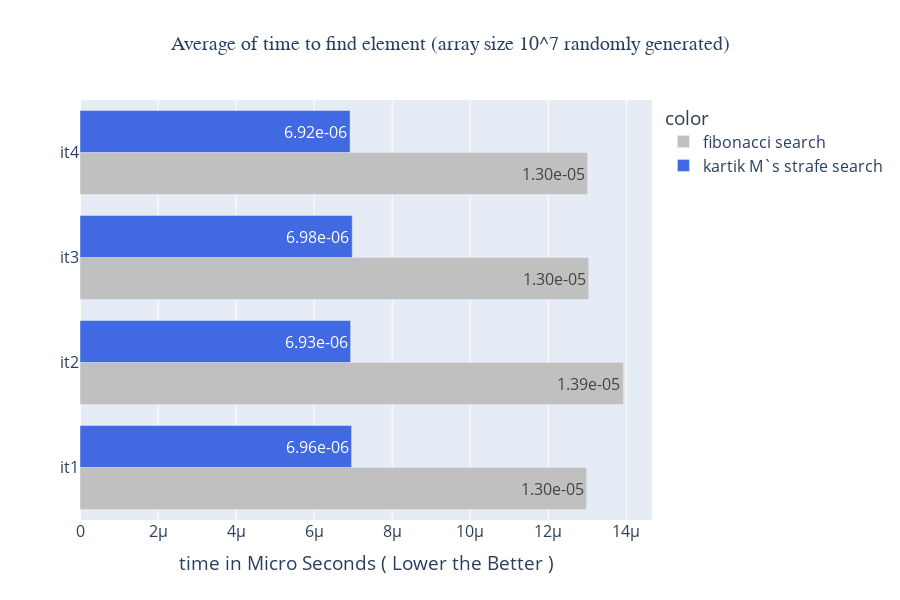

Source (notebook cell):
### Code cell
x=[1.2980801210255664e-05,6.96000316147728e-06,1.3924962018070527e-05,6.934916791217938e-06,1.3035727672364693e-05,6.976935746397794e-06,1.3009138193582566e-05,6.9210661320033975e-06]
bb=px.bar(y=["it1","it1","it2","it2","it3","it3","it4","it4"],x=[1.2980801210255664e-05,6.96000316147728e-06,1.3924962018070527e-05,6.934916791217938e-06,1.3035727672364693e-05,6.976935746397794e-06,1.3009138193582566e-05,6.9210661320033975e-06]
          ,width=900,height=600,
          labels={"y" : " ","x":"time in Micro Seconds ( Lower the Better )"},title="Average of time to find element (array size 10^7 randomly generated)",
          barmode="group",
                 color_discrete_sequence=["silver", "royalblue"],text=[f" {i:2.2e}".format(i) for  i in x]
         ,color=["fibonacci search" if i%2 == 0 else "kartik M`s strafe search" for i in range(2,10)])
bb.update_layout(
    title_font_family="Times New Roman",
    title_font_size=20,
    title_x=0.5,
    font_size=16
    
)

### Figure 1 — Plotly figure (JSON) as saved in the notebook; plotly's stock layout.template omitted (floating-point values rounded to 4 significant figures)
{"data": [{"alignmentgroup": "True", "hovertemplate": "color=fibonacci search<br>time in Micro Seconds ( Lower the Better )=%{x}<br> =%{y}<br>text=%{text}<extra></extra>", "legendgroup": "fibonacci search", "marker": {"color": "silver", "pattern": {"shape": ""}}, "name": "fibonacci search", "offsetgroup": "fibonacci search", "orientation": "h", "showlegend": true, "text": [" 1.30e-05", " 1.39e-05", " 1.30e-05", " 1.30e-05"], "textposition": "auto", "type": "bar", "x": [1.298e-05, 1.392e-05, 1.304e-05, 1.301e-05], "xaxis": "x", "y": ["it1", "it2", "it3", "it4"], "yaxis": "y"}, {"alignmentgroup": "True", "hovertemplate": "color=kartik M`s strafe search<br>time in Micro Seconds ( Lower the Better )=%{x}<br> =%{y}<br>text=%{text}<extra></extra>", "legendgroup": "kartik M`s strafe search", "marker": {"color": "royalblue", "pattern": {"shape": ""}}, "name": "kartik M`s strafe search", "offsetgroup": "kartik M`s strafe search", "orientation": "h", "showlegend": true, "text": [" 6.96e-06", " 6.93e-06", " 6.98e-06", " 6.92e-06"], "textposition": "auto", "type": "bar", "x": [6.96e-06, 6.935e-06, 6.977e-06, 6.921e-06], "xaxis": "x", "y": ["it1", "it2", "it3", "it4"], "yaxis": "y"}], "layout": {"barmode": "group", "font": {"size": 16}, "height": 600, "legend": {"title": {"text": "color"}, "tracegroupgap": 0}, "title": {"font": {"family": "Times New Roman", "size": 20}, "text": "Average of time to find element (array size 10^7 randomly generated)", "x": 0.5}, "width": 900, "xaxis": {"anchor": "y", "autorange": true, "domain": [0, 1], "range": [0, 1.466e-05], "title": {"text": "time in Micro Seconds ( Lower the Better )"}, "type": "linear"}, "yaxis": {"anchor": "x", "autorange": true, "domain": [0, 1], "range": [-0.5, 3.5], "title": {"text": " "}, "type": "category"}}}
